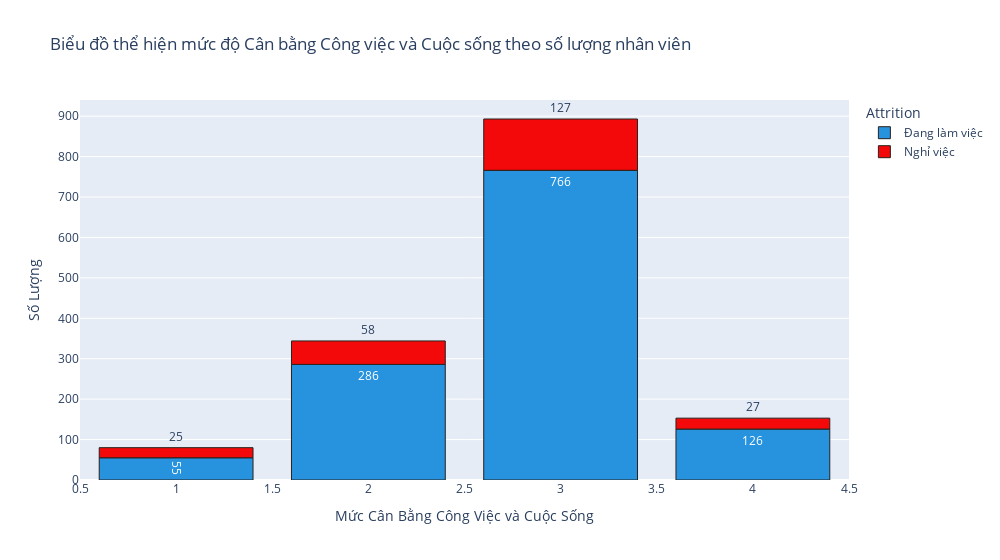

The code cell stored with this chart in its notebook:
### Markdown cell above
Liệu rằng yếu tố Cân bằng giữa Công việc có tác động đến tỉ lệ nghỉ việc của nhân viên tại không ty không, ta sẽ thực hiện một số trực quan để kiểm tra nhận định này

### Code cell
wlb_att=df.groupby(['WorkLifeBalance','Attrition']).apply(lambda x:x['DailyRate'].count()).reset_index(name='Counts').replace({'No': 'Đang làm việc', 'Yes': 'Nghỉ việc'})
fig = px.bar(wlb_att, x='WorkLifeBalance', y='Counts', color='Attrition', 
             title='Biểu đồ thể hiện mức độ Cân bằng Công việc và Cuộc sống theo số lượng nhân viên',
             width=1000,
             color_discrete_map={'Đang làm việc': "#2792DE", 'Nghỉ việc': "#F30909"})

fig.update_layout(
    xaxis_title="Mức Cân Bằng Công Việc và Cuộc Sống",
    yaxis_title="Số Lượng"
)

fig.update_traces(
    texttemplate='%{y:,.0f}',
    textposition='outside',
    marker_line=dict(width=1, color='#28221D')
)

fig.show()

### Figure 1 — Plotly figure (JSON) as saved in the notebook; plotly's stock layout.template omitted (floating-point values rounded to 4 significant figures)
{"data": [{"alignmentgroup": "True", "hovertemplate": "Attrition=Đang làm việc<br>WorkLifeBalance=%{x}<br>Counts=%{y}<extra></extra>", "legendgroup": "Đang làm việc", "marker": {"color": "#2792DE", "line": {"color": "#28221D", "width": 1}, "pattern": {"shape": ""}}, "name": "Đang làm việc", "offsetgroup": "Đang làm việc", "orientation": "v", "showlegend": true, "textposition": "outside", "texttemplate": "%{y:,.0f}", "type": "bar", "x": [1, 2, 3, 4], "xaxis": "x", "y": [55, 286, 766, 126], "yaxis": "y"}, {"alignmentgroup": "True", "hovertemplate": "Attrition=Nghỉ việc<br>WorkLifeBalance=%{x}<br>Counts=%{y}<extra></extra>", "legendgroup": "Nghỉ việc", "marker": {"color": "#F30909", "line": {"color": "#28221D", "width": 1}, "pattern": {"shape": ""}}, "name": "Nghỉ việc", "offsetgroup": "Nghỉ việc", "orientation": "v", "showlegend": true, "textposition": "outside", "texttemplate": "%{y:,.0f}", "type": "bar", "x": [1, 2, 3, 4], "xaxis": "x", "y": [25, 58, 127, 27], "yaxis": "y"}], "layout": {"barmode": "relative", "legend": {"title": {"text": "Attrition"}, "tracegroupgap": 0}, "title": {"text": "Biểu đồ thể hiện mức độ Cân bằng Công việc và Cuộc sống theo số lượng nhân viên"}, "width": 1000, "xaxis": {"anchor": "y", "domain": [0, 1], "title": {"text": "Mức Cân Bằng Công Việc và Cuộc Sống"}}, "yaxis": {"anchor": "x", "domain": [0, 1], "title": {"text": "Số Lượng"}}}}
